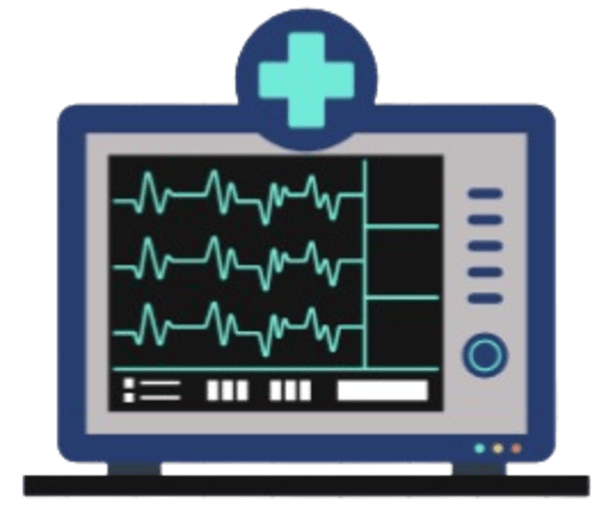
#> input picture 512x512.png, 606 x 512 px
$ python setup_playstore_images.py
#> lines starting #> are read from the running program, lines starting #| are printed output that depends on the picture
from PIL import Image
import os
import shutil

# Define icon sizes for each Android density
densities = {
    'mipmap-mdpi': 48,
    'mipmap-hdpi': 72,
    'mipmap-xhdpi': 96,
    'mipmap-xxhdpi': 144,
    'mipmap-xxxhdpi': 192,
}

base_path = 'android/app/src/main/res'

# Read the 512x512 image
icon_img = Image.open('512x512.png').convert('RGBA')
#> icon_img is the input picture: PIL image 606x512 RGBA; mean R, G, B, A 72.1, 94.5, 91.7, 166.9

# Scale and save to each density folder
for density, size in densities.items():
    folder_path = os.path.join(base_path, density)
    resized_img = icon_img.resize((size, size), Image.Resampling.LANCZOS)
    output_path = os.path.join(folder_path, 'ic_launcher.png')
    resized_img.save(output_path, 'PNG')
    print(f"✓ Created {output_path} ({size}x{size})")
#> this loop made 5 passes
#> pass 1, `resized_img = icon_img.resize((size, size), Image.Resampling.LANCZOS)`:
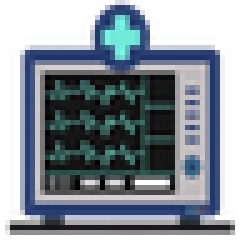
#> resized_img: PIL image 48x48 RGBA (shown 5 times larger); mean R, G, B, A 52.9, 63.5, 78.3, 166.3; transparent parts drawn white
#> pass 2, `resized_img = icon_img.resize((size, size), Image.Resampling.LANCZOS)`:
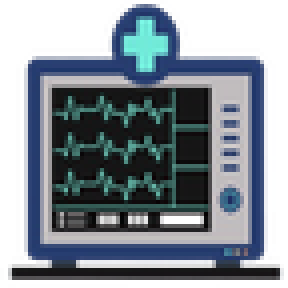
#> resized_img: PIL image 72x72 RGBA (shown 4 times larger); mean R, G, B, A 52.6, 62.7, 74.2, 166.8; transparent parts drawn white
#> pass 3, `resized_img = icon_img.resize((size, size), Image.Resampling.LANCZOS)`:
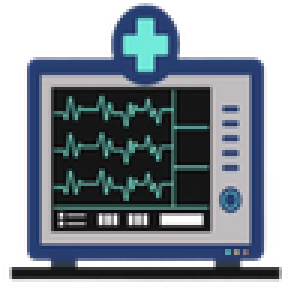
#> resized_img: PIL image 96x96 RGBA (shown 3 times larger); mean R, G, B, A 51.6, 62.5, 71.5, 166.8; transparent parts drawn white
#> after the loop:
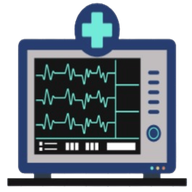
#> resized_img: PIL image 192x192 RGBA; mean R, G, B, A 50, 59.1, 68.3, 166.8; transparent parts drawn white

# Create playstore_assets folder for feature graphic and other Play Store assets
playstore_assets_path = 'playstore_assets'
os.makedirs(playstore_assets_path, exist_ok=True)

# Copy feature graphic (1024x500)
shutil.copy('1024x500.png', os.path.join(playstore_assets_path, 'feature_graphic_1024x500.png'))
print(f"✓ Created playstore_assets/feature_graphic_1024x500.png")

print("\n✅ All images successfully placed for Play Store publishing!")
